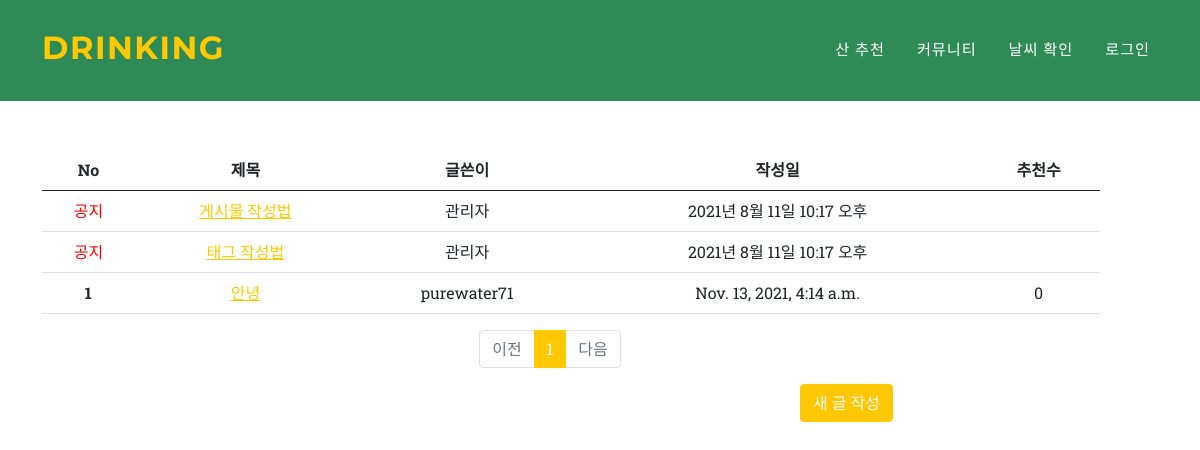
The app's page /community/list/ with its own data.
### community/models.py (models this page shows, shortened)
class Post(models.Model):
    writer = models.ForeignKey(Fuser, related_name="community", on_delete=models.CASCADE, verbose_name="작성자", null=True)
    title = models.CharField(max_length=100)
    content = models.TextField()
    like = models.ManyToManyField(Fuser, related_name='likes', blank=True)
    pub_date = models.DateTimeField(auto_now_add=True, verbose_name="글작성일", null=True)
    top_fixed = models.BooleanField(verbose_name='상단고정', default=False)

### user/models.py (models this page shows)
class Fuser(models.Model):
    username = models.CharField(max_length=20, verbose_name="사용자 아이디", primary_key=True)
    password = models.CharField(max_length=20, verbose_name="비밀번호")
    def __str__(self):
        return self.username
    class Meta:
        db_table = 'users'

### community/views.py (the view)
# urls.py: path('list/', views.list, name='list'),
def list(request):
    posts = Post.objects.order_by('-pub_date')
    notice_fixed = Post.objects.filter(top_fixed=True).order_by('-pub_date')
    page = request.GET.get('page','1')
    paginator = Paginator(posts, 10)
    page_obj = paginator.page(page)
    return render(request, 'list.html', {'posts': page_obj})

### community/templatetags/indexfilter.py (called while the page is built)
@register.filter
def sub(value, arg):
    return value - arg

### community/templates/list.html (shortened to what this page needs)
{% extends 'base.html' %}
{% load bootstrap4 %}
{% load static %}
{% block content %}
{% load indexfilter %}
<head>
</head>
<body>
    <div class="col-md-11" id="main">
        <div id="table1" class="row mt-5">
            <div class="col-12">
                <table class="table table-hover" style="text-align: center;">
                    <tr>
                    <th style="text-align: center;">No</th>
                    <th style="text-align: center;">제목</th>
                    <th style="text-align: center;">글쓴이</th>
                    <th style="text-align: center;">작성일</th>
                    <th style="text-align: center;">추천수</th>
                    </tr>
                <tbody>
                    <tr>
                        <td><font color="red">공지</font></td>
                        <td><a href="{% url 'notice1' %}">게시물 작성법</a></td>
                        <td>관리자</td>
                        <td>2021년 8월 11일 10:17 오후</td>
                        <td></td>
                    </tr>
                    <tr>
                        <td><font color="red">공지</font></td>
                        <td><a href="{% url 'notice2' %}">태그 작성법</a></td>
                        <td>관리자</td>
                        <td>2021년 8월 11일 10:17 오후</td>
                        <td></td>
                    </tr>
                    {% for post in posts %}
                        <tr>
                            <th scope="row">{{ posts.paginator.count|sub:posts.start_index|sub:forloop.counter0|add:1 }}</th>
                        {% if request.user %}
                            <td><a href="{% url 'postshow' post.id %}">{{post.title}}</a></td>
                        {% else %}
                            <td><a href="" onclick = "return alert('로그인 후 열람 가능합니다.')">{{post.title}}</a></td>
                        {% endif %}
                        <td>{{ post.writer }}</td>
                        <td>{{ post.pub_date }}</td>
                        <td>{{ post.like.all.count }}</td>
                        </tr>
                    {% endfor %}
                </tbody>
                </table>
                </div>
            </div>
            <div class="page">
                <ul class="pagination justify-content-center">
                  {% if posts.has_previous %}
                  <li class="page-item">
                      <a class="page-link" href="?page={{ posts.previous_page_number }}">이전</a>
                  </li>
                  {% else %}
                  <li class="page-item disabled">
                      <a class="page-link" tabindex="-1" aria-disabled="true" href="#">이전</a>
                  </li>
                  {% endif %}
                  {% for page_number in posts.paginator.page_range %}
                      {% if page_number == posts.number %}
                      <li class="page-item active" aria-current="page">
                          <a class="page-link" href="?page={{ page_number }}">{{ page_number }}</a>
                      </li>
                      {% else %}
                      <li class="page-item">
                          <a class="page-link" href="?page={{ page_number }}">{{ page_number }}</a>
                      </li>
                      {% endif %}
                  {% endfor %}
                  {% if posts.has_next %}
                  <li class="page-item">
                      <a class="page-link" href="?page={{ posts.next_page_number }}">다음</a>
                  </li>
                  {% else %}
                  <li class="page-item disabled">
                      <a class="page-link" tabindex="-1" aria-disabled="true" href="#">다음</a>
                  </li>
                  {% endif %}
    </div>
    <div id="new">
        {% if request.user %}
            <a class="new" href="{% url 'postcreate' %}"><button type="button" class="btn btn-warning">새 글 작성</button></a>
        {% endif %}
    </div>
</body>
{% endblock %}

### community/templates/list.html (style rules this page uses)
#table1 { margin-left:30px; margin-top:30px; }
.page { text-align: center; }
.new { margin-left:800px; }
#main { margin-top:150px; }

### records on screen
Post: paginator.count|sub "1", title "안녕", writer "purewater71", pub_date "Nov. 13, 2021, 4:14 a.m.", like.all.count "0"

### other values on screen
{{ page_number }} "1"
